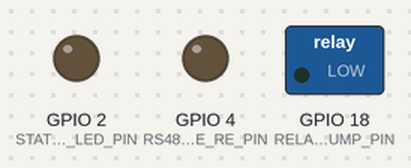
A sketch run on a simulated ESP32. Parts: switched loads named in the sketch (green lamp = pin HIGH), output pins drawn as LEDs (lit = HIGH). Dashed ring = blinking. WiFi joins after 1.5 s; servers stay silent unless stated; uploads are accepted with an empty reply; what the sketch prints to the serial monitor is not drawn. At 3.2 s the program puts the board to deep sleep or switches it off; the recording ends there.

Above: at 0.2 s.
At 1.25 s:
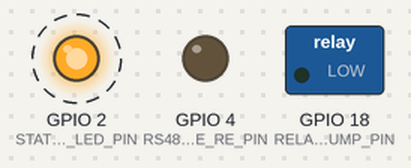
Timing chart, 0 to 3.0 s (numbered marks = the images above):
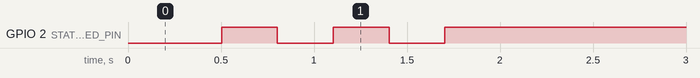

The sketch:

agrisense_node.ino
```cpp
/**
 * AgriSense - IoT Edge Node Firmware
 * Target Microcontroller: ESP32 Dev Module (NodeMCU-32S / ESP-WROOM-32)
 *
 * Capabilities:
 * - 7-in-1 Modbus RS485 Soil Sensor (Moisture, Temp, pH, N, P, K, EC)
 * - Secondary Analog Capacitive Soil Moisture Sensor (v1.2)
 * - Battery Voltage Monitoring via Voltage Divider
 * - Relay / Solenoid Valve Control for Automated Irrigation
 * - Wi-Fi HTTP POST Telemetry transmission with JSON payload
 * - Deep Sleep Power Saving (15 min sleep intervals)
 * - Local EEPROM/Flash buffering for offline resilience
 */

#include <WiFi.h>
#include <HTTPClient.h>
#include <ArduinoJson.h>
#include "modbus_npk_reader.h"

// ================= CONFIGURATION =================
const char* WIFI_SSID     = "YOUR_WIFI_SSID";
const char* WIFI_PASSWORD = "YOUR_WIFI_PASSWORD";

// Backend Cloud Server Endpoint
const char* SERVER_URL    = "http://192.168.1.100:8000/api/telemetry";
const char* DEVICE_ID     = "AGRI-NODE-001";
const char* SECRET_TOKEN  = "agrisense_secret_token_123";

// Pinout Definitions (ESP32)
#define RS485_RX_PIN      16    // RO of MAX485
#define RS485_TX_PIN      17    // DI of MAX485
#define RS485_DE_RE_PIN   4     // DE & RE connected together
#define RELAY_PUMP_PIN    18    // Active LOW or HIGH Relay for Irrigation Pump
#define BATTERY_ADC_PIN   35    // Voltage Divider (R1=100k, R2=100k)
#define ANALOG_MOIST_PIN  34    // Capacitive Soil Moisture Sensor v1.2 (backup)
#define STATUS_LED_PIN    2     // Onboard Blue LED

// Deep Sleep Settings (e.g. 15 minutes in microseconds)
#define TIME_TO_SLEEP_SEC 900   // 15 minutes = 900 seconds
#define uS_TO_S_FACTOR    1000000ULL

// Modbus Instance
ModbusSoilReader soilSensor(&Serial2, RS485_DE_RE_PIN, 0x01);

// ================= HELPER FUNCTIONS =================
float readBatteryVoltage() {
    // 12-bit ADC: 0-4095 corresponds to 0-3.3V
    // Divider factor = (100k + 100k) / 100k = 2.0
    int raw = analogRead(BATTERY_ADC_PIN);
    float pinVoltage = (raw / 4095.0f) * 3.3f * 1.05f; // calibration factor
    float batteryVoltage = pinVoltage * 2.0f;
    return batteryVoltage;
}

int calculateBatteryPercentage(float voltage) {
    // Standard 3.7V Li-ion battery (3.0V empty -> 4.2V full)
    if (voltage >= 4.20f) return 100;
    if (voltage <= 3.20f) return 0;
    return (int)((voltage - 3.20f) / (4.20f - 3.20f) * 100.0f);
}

float readAnalogCapacitiveMoisture() {
    // Capacitive v1.2 calibration values:
    // Air (Dry) ~ 3100, Water (Wet) ~ 1250
    const int airValue = 3100;
    const int waterValue = 1250;
    int raw = analogRead(ANALOG_MOIST_PIN);
    int percent = map(raw, airValue, waterValue, 0, 100);
    if (percent < 0) percent = 0;
    if (percent > 100) percent = 100;
    return (float)percent;
}

bool sendTelemetryToCloud(const SoilMetrics& metrics, float battVolt, int battPercent, bool pumpState) {
    if (WiFi.status() != WL_CONNECTED) {
        Serial.println("[AgriSense] WiFi disconnected, unable to send telemetry.");
        return false;
    }

    HTTPClient http;
    http.begin(SERVER_URL);
    http.addHeader("Content-Type", "application/json");
    http.addHeader("X-Device-Token", SECRET_TOKEN);

    // Build JSON Payload
    StaticJsonDocument<512> doc;
    doc["device_id"]         = DEVICE_ID;
    doc["moisture"]          = metrics.valid ? metrics.moisture : readAnalogCapacitiveMoisture();
    doc["temperature"]       = metrics.temperature;
    doc["ph"]                = metrics.ph;
    doc["nitrogen"]          = metrics.nitrogen;
    doc["phosphorus"]        = metrics.phosphorus;
    doc["potassium"]         = metrics.potassium;
    doc["ec"]                = metrics.ec;
    doc["battery_voltage"]   = battVolt;
    doc["battery_percentage"]= battPercent;
    doc["pump_active"]       = pumpState;
    doc["sensor_status"]     = metrics.valid ? "MODBUS_OK" : "ANALOG_FALLBACK";

    String jsonString;
    serializeJson(doc, jsonString);

    Serial.println("[AgriSense] Sending JSON: " + jsonString);

    int httpCode = http.POST(jsonString);
    bool success = false;

    if (httpCode > 0) {
        String response = http.getString();
        Serial.printf("[AgriSense] HTTP Response %d: %s\n", httpCode, response.c_str());

        // Parse Cloud Directives (e.g., Pump Override Command)
        StaticJsonDocument<256> respDoc;
        DeserializationError err = deserializeJson(respDoc, response);
        if (!err && respDoc.containsKey("command_pump")) {
            bool commandPump = respDoc["command_pump"];
            digitalWrite(RELAY_PUMP_PIN, commandPump ? HIGH : LOW);
            Serial.printf("[AgriSense] Actuator command received: Pump %s\n", commandPump ? "ON" : "OFF");
        }
        success = (httpCode == 200 || httpCode == 201);
    } else {
        Serial.printf("[AgriSense] HTTP POST failed, error: %s\n", http.errorToString(httpCode).c_str());
    }

    http.end();
    return success;
}

void setup() {
    Serial.begin(115200);
    delay(500);
    Serial.println("\n--- AgriSense Smart Soil Sensor Node Starting ---");

    pinMode(STATUS_LED_PIN, OUTPUT);
    pinMode(RELAY_PUMP_PIN, OUTPUT);
    digitalWrite(RELAY_PUMP_PIN, LOW); // Default pump OFF

    // Initialize RS485 Modbus Sensor
    soilSensor.begin(4800, RS485_RX_PIN, RS485_TX_PIN);

    // Connect to WiFi with 10s timeout
    WiFi.mode(WIFI_STA);
    WiFi.begin(WIFI_SSID, WIFI_PASSWORD);
    Serial.print("[AgriSense] Connecting to WiFi");
    unsigned long startAttempt = millis();
    while (WiFi.status() != WL_CONNECTED && millis() - startAttempt < 10000) {
        digitalWrite(STATUS_LED_PIN, !digitalRead(STATUS_LED_PIN));
        delay(300);
        Serial.print(".");
    }

    if (WiFi.status() == WL_CONNECTED) {
        digitalWrite(STATUS_LED_PIN, HIGH);
        Serial.printf("\n[AgriSense] Connected! IP: %s, RSSI: %d dBm\n",
                      WiFi.localIP().toString().c_str(), WiFi.RSSI());
    } else {
        digitalWrite(STATUS_LED_PIN, LOW);
        Serial.println("\n[AgriSense] WiFi connection timed out.");
    }

    // 1. Read Modbus Soil Sensor
    Serial.println("[AgriSense] Reading RS485 Soil Sensors...");
    SoilMetrics metrics = soilSensor.readAll();

    if (metrics.valid) {
        Serial.printf("  Moisture:    %.1f %%\n", metrics.moisture);
        Serial.printf("  Temperature: %.1f °C\n", metrics.temperature);
        Serial.printf("  pH:          %.1f\n", metrics.ph);
        Serial.printf("  Nitrogen:    %u mg/kg\n", metrics.nitrogen);
        Serial.printf("  Phosphorus:  %u mg/kg\n", metrics.phosphorus);
        Serial.printf("  Potassium:   %u mg/kg\n", metrics.potassium);
        Serial.printf("  EC:          %u us/cm\n", metrics.ec);
    } else {
        Serial.println("  [Warning] Modbus sensor response timeout or CRC failure!");
        Serial.println("  Falling back to analog capacitive probe.");
    }

    // 2. Read Power Status
    float battVolt = readBatteryVoltage();
    int battPct    = calculateBatteryPercentage(battVolt);
    bool pumpState = digitalRead(RELAY_PUMP_PIN) == HIGH;

    // 3. Post to Cloud
    sendTelemetryToCloud(metrics, battVolt, battPct, pumpState);

    // 4. Power Management: Prepare for Deep Sleep
    Serial.println("[AgriSense] Entering Deep Sleep for 15 minutes to preserve battery...");
    esp_sleep_enable_timer_wakeup(TIME_TO_SLEEP_SEC * uS_TO_S_FACTOR);
    Serial.flush();
    esp_deep_sleep_start();
}

void loop() {
    // Will never be called because of deep sleep in setup()
}
```

modbus_npk_reader.h
```cpp
#ifndef MODBUS_NPK_READER_H
#define MODBUS_NPK_READER_H

#include <Arduino.h>

/**
 * AgriSense - Modbus RTU Reader for Soil Sensors
 * Supports standard Chinese 5-in-1 / 7-in-1 RS485 Soil Sensors:
 * - Nitrogen (N) (mg/kg or mg/L)
 * - Phosphorus (P) (mg/kg)
 * - Potassium (K) (mg/kg)
 * - Soil pH (0.1 resolution)
 * - Soil Moisture (%)
 * - Soil Temperature (°C)
 * - Soil Electrical Conductivity (EC) (us/cm)
 */

struct SoilMetrics {
    float moisture;     // in % (0 - 100%)
    float temperature;  // in °C (-40 to +80°C)
    float ph;           // pH scale (3.0 - 10.0)
    uint16_t nitrogen;  // mg/kg
    uint16_t phosphorus;// mg/kg
    uint16_t potassium; // mg/kg
    uint16_t ec;        // us/cm
    bool valid;         // true if CRC and read succeeded
};

class ModbusSoilReader {
private:
    HardwareSerial* _serial;
    uint8_t _deRePin;
    uint8_t _slaveId;

    // Calculate Modbus RTU CRC16
    uint16_t calculateCRC(const uint8_t *buf, int len) {
        uint16_t crc = 0xFFFF;
        for (int pos = 0; pos < len; pos++) {
            crc ^= (uint16_t)buf[pos];
            for (int i = 8; i != 0; i--) {
                if ((crc & 0x0001) != 0) {
                    crc >>= 1;
                    crc ^= 0xA001;
                } else {
                    crc >>= 1;
                }
            }
        }
        return crc;
    }

public:
    ModbusSoilReader(HardwareSerial* serialPort, uint8_t deRePin, uint8_t slaveAddress = 0x01) {
        _serial = serialPort;
        _deRePin = deRePin;
        _slaveId = slaveAddress;
    }

    void begin(unsigned long baudRate = 4800, int rxPin = 16, int txPin = 17) {
        pinMode(_deRePin, OUTPUT);
        digitalWrite(_deRePin, LOW); // Set MAX485 to receiver mode
        _serial->begin(baudRate, SERIAL_8N1, rxPin, txPin);
    }

    SoilMetrics readAll() {
        SoilMetrics result = {0.0f, 0.0f, 0.0f, 0, 0, 0, 0, false};

        // Query frame to read 7 holding registers starting at 0x0000:
        // [Slave ID, Function Code 0x03, Start High, Start Low, Reg Count High, Reg Count Low, CRC Low, CRC High]
        uint8_t query[8] = {_slaveId, 0x03, 0x00, 0x00, 0x00, 0x07, 0x00, 0x00};
        uint16_t crc = calculateCRC(query, 6);
        query[6] = crc & 0xFF;
        query[7] = (crc >> 8) & 0xFF;

        // Flush input buffer
        while (_serial->available()) {
            _serial->read();
        }

        // Enable TX mode
        digitalWrite(_deRePin, HIGH);
        delayMicroseconds(200);
        _serial->write(query, sizeof(query));
        _serial->flush();
        digitalWrite(_deRePin, LOW); // Return to RX mode
        delayMicroseconds(200);

        // Wait for response: 1 (ID) + 1 (FC) + 1 (Byte count = 14) + 14 (Data) + 2 (CRC) = 19 bytes
        uint8_t response[25];
        unsigned long startTime = millis();
        int bytesRead = 0;

        while (millis() - startTime < 1000 && bytesRead < 19) {
            if (_serial->available()) {
                response[bytesRead++] = _serial->read();
            }
        }

        if (bytesRead >= 19 && response[0] == _slaveId && response[1] == 0x03 && response[2] == 14) {
            uint16_t recvCrc = response[17] | (response[18] << 8);
            uint16_t calcCrc = calculateCRC(response, 17);

            if (recvCrc == calcCrc) {
                // High byte | Low byte parsing
                result.moisture    = ((response[3] << 8) | response[4]) * 0.1f;
                int16_t rawTemp    = ((response[5] << 8) | response[6]);
                result.temperature = rawTemp * 0.1f;
                result.ec          = ((response[7] << 8) | response[8]);
                result.ph          = ((response[9] << 8) | response[10]) * 0.1f;
                result.nitrogen    = ((response[11] << 8) | response[12]);
                result.phosphorus  = ((response[13] << 8) | response[14]);
                result.potassium   = ((response[15] << 8) | response[16]);
                result.valid       = true;
            }
        }

        return result;
    }
};

#endif // MODBUS_NPK_READER_H
```

Measured:
- by itself, GPIO 2 (STATUS_LED_PIN): alternates HIGH for 0.30 s and LOW for 0.30 s, 5 changes in all, then stays HIGH
